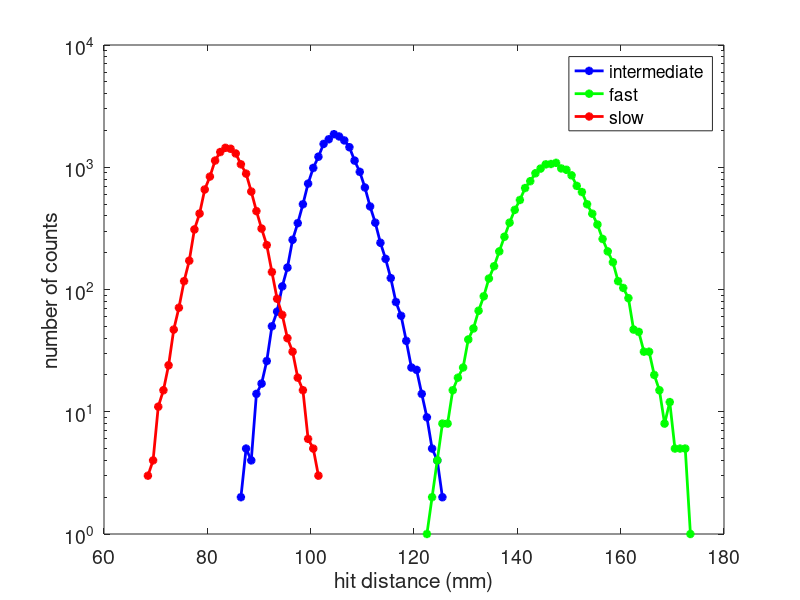
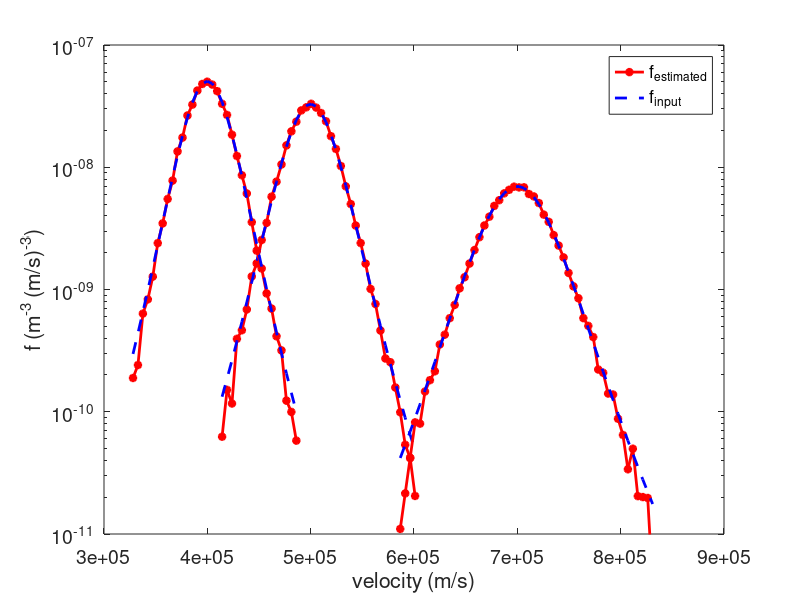

Here is the MATLAB script that generated these plots, in order:
clc 
close all;


fast = csvread("flight_kappa_700e3_3e6_2e5.csv");
bulk = csvread("flight_kappa_500e3_5e6_1e5.csv");
slow = csvread("flight_kappa_400e3_5_5e6_8e4.csv");

y_center = 15.0;
radius = 1e-3;
n = 5e6;
v0 = 500e3; % bulk speed
mi = 1.672649e-27;  % ion mass
me = 9.11e-31;  % electron mass
ma = 6.64e-27;
m = mi; % christmas
q = 1.602176565E-19;    % elementary charge
kb = 1.38064852e-23;    % boltzman constant
T = 1e5; % 10⁵K
kappa = 3;
vt = (2*kb*T/m)^(1/2);  % thermal velocity
pixel_size = 1e-3;
instrument_length = 0.4;
B0 = 0.1;
delta_v = (q*B0*pixel_size)/(2*m);
A = pi*radius^2;
nb_pix = floor(instrument_length/pixel_size);
tau = 5e-3;
Phi0 = 360;  % azymuthal aperture angle
Theta0 = 5;    % elevation aperture angle
G = tau*A*(Phi0*pi/180)*(1-cos(Theta0/2*pi/180));

final_posbulk = (bulk(:,2)-y_center).*1e-3;
final_posbulk = sort(final_posbulk);
Count_pixel_bulk = zeros(1,nb_pix);
v_counts_bulk = zeros(1,nb_pix);
for i=1:nb_pix
    upper = i*pixel_size;
    lower = (i-1)*pixel_size;
    Count_pixel_bulk(i) = sum(final_posbulk < upper) - sum(final_posbulk < lower);
    v_counts_bulk(i) = ((i*pixel_size*q*B0)/(2*m) + ((i-1)*pixel_size*q*B0)/(2*m))/2;
end

final_pos_fast = (fast(:,2)-y_center).*1e-3;
final_pos_fast = sort(final_pos_fast);
Count_pixel_fast = zeros(1,nb_pix);
v_counts_fast = zeros(1,nb_pix);
for i=1:nb_pix
    upper = i*pixel_size;
    lower = (i-1)*pixel_size;
    Count_pixel_fast(i) = sum(final_pos_fast < upper) - sum(final_pos_fast < lower);
    v_counts_fast(i) = ((i*pixel_size*q*B0)/(2*m) + ((i-1)*pixel_size*q*B0)/(2*m))/2;
end

final_pos_slow = (slow(:,2)-y_center).*1e-3;
final_pos_slow = sort(final_pos_slow);
Count_pixel_slow = zeros(1,nb_pix);
v_counts_slow = zeros(1,nb_pix);
for i=1:nb_pix
    upper = i*pixel_size;
    lower = (i-1)*pixel_size;
    Count_pixel_slow(i) = sum(final_pos_slow < upper) - sum(final_pos_slow < lower);
    v_counts_slow(i) = ((i*pixel_size*q*B0)/(2*m) + ((i-1)*pixel_size*q*B0)/(2*m))/2;
end

v_counts_bulk = v_counts_bulk(Count_pixel_bulk ~= 0);
Count_pixel_bulk = Count_pixel_bulk(Count_pixel_bulk ~= 0);
v_counts_fast = v_counts_fast(Count_pixel_fast ~= 0);
Count_pixel_fast = Count_pixel_fast(Count_pixel_fast ~= 0);
v_counts_slow = v_counts_slow(Count_pixel_slow ~= 0);
Count_pixel_slow = Count_pixel_slow(Count_pixel_slow ~= 0);


figure()
semilogy(1000*2*m*v_counts_bulk./(q*B0), Count_pixel_bulk, 'b-*', 'LineWidth', 2);
hold on;
set(gca,'FontSize',14);
semilogy(1000*2*m*v_counts_fast./(q*B0), Count_pixel_fast, 'g-*', 'LineWidth', 2);
semilogy(1000*2*m*v_counts_slow./(q*B0), Count_pixel_slow, 'r-*', 'LineWidth', 2);
%line([min(xlim);max(xlim)],[100;100], 'color', 'k', 'LineWidth', 3);

%title([{"Number of counts per pixel"},{"as a function of hit distance"}]);
xlabel("hit distance (mm)");
ylabel("number of counts");
legend("intermediate", "fast", "slow");


f_est_kappa_bulk = Count_pixel_bulk./(G*delta_v*v_counts_bulk.^3);
f_est_kappa_fast = Count_pixel_fast./(G*delta_v*v_counts_fast.^3);
f_est_kappa_slow = Count_pixel_slow./(G*delta_v*v_counts_slow.^3);
csvwrite('fitting_data_kappa_SIMION.txt', [v_counts_bulk; f_est_kappa_bulk]);

vt_fast = ((2*kb*2e5)/m)^(1/2);
vt_slow = ((2*kb*0.8e5)/m)^(1/2);
vt_bulk = ((2*kb*1e5)/m)^(1/2);

K_kappa = (2/(pi*(2*kappa-3)))^(3/2)*gamma(kappa+1)/gamma(kappa-1/2);

figure()
semilogy(v_counts_bulk, f_est_kappa_bulk, 'r-*', 'LineWidth', 2);
hold on;
set(gca,'FontSize',14);
semilogy(v_counts_bulk, (5e6/(vt_bulk^3))*K_kappa.*(1+(2/(2*kappa-3)).*((v_counts_bulk-500e3).^2/vt_bulk^2)).^(-kappa-1), 'b--', 'LineWidth', 2);
semilogy(v_counts_fast, f_est_kappa_fast, 'r-*', 'LineWidth', 2);
semilogy(v_counts_fast, (3e6/(vt_fast^3))*K_kappa.*(1+(2/(2*kappa-3)).*((v_counts_fast-700e3).^2/vt_fast^2)).^(-kappa-1), 'b--', 'LineWidth', 2);
semilogy(v_counts_slow, f_est_kappa_slow, 'r-*', 'LineWidth', 2);
semilogy(v_counts_slow, (5.5e6/(vt_slow^3))*K_kappa.*(1+(2/(2*kappa-3)).*((v_counts_slow-400e3).^2/vt_slow^2)).^(-kappa-1), 'b--', 'LineWidth', 2);

ylim([1e-11 1e-7])
legend("f_{estimated}", "f_{input}");
xlabel("velocity (m/s)");
ylabel("f (m^{-3} (m/s)^{-3})");
%title("Estimated and theoretical distributions");

csvwrite("fitting_data_kappa_SIMION_bulk.txt", [v_counts_bulk; f_est_kappa_bulk]);
csvwrite("fitting_data_kappa_SIMION_fast.txt", [v_counts_fast; f_est_kappa_fast]);
csvwrite("fitting_data_kappa_SIMION_slow.txt", [v_counts_slow; f_est_kappa_slow]);


